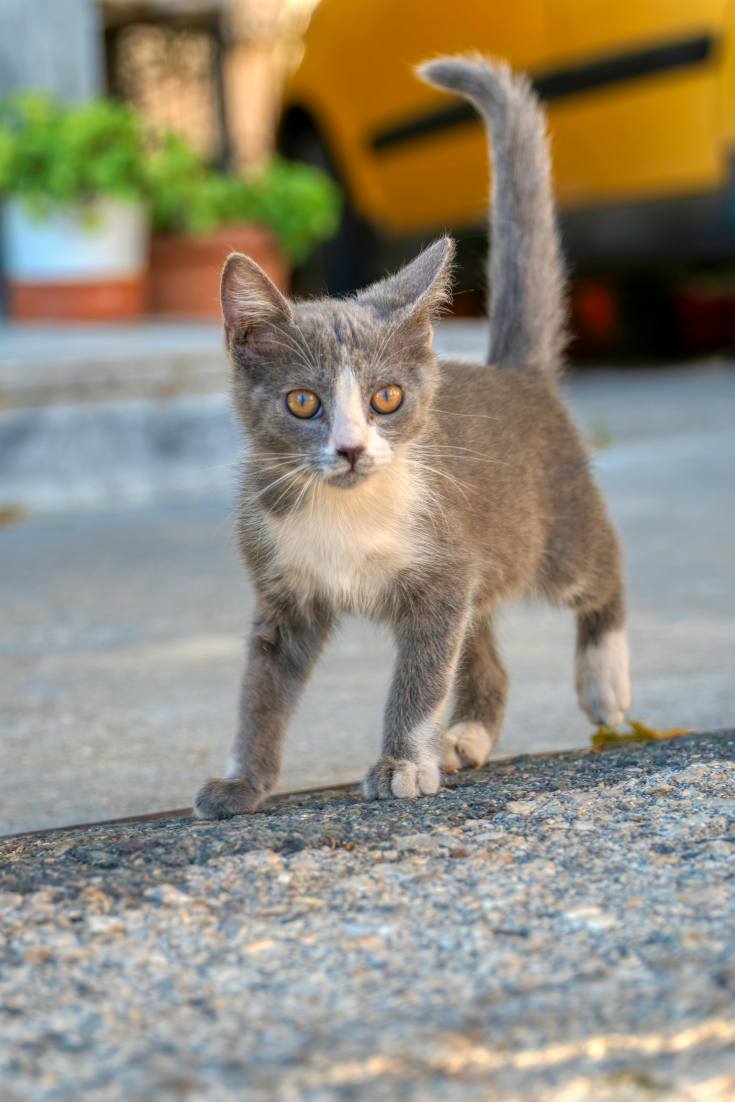
#> input picture Class_Codes/Lab14_14_FEB_CV_MAMSADAF_MAMSAMRISH/pexels-alexravvas-26611787.jpg, 3671 x 5506 px (shown at 1/5 size)
$ jupyter execute bit_plan2.ipynb
#> lines starting #> are read from the running program, lines starting #| are printed output that depends on the picture; after the words box and inside, x2 and y2 are one past the last pixel; in counts of white or black regions, pixels touching at a corner belong together
### Importing all Required Libraries

[cell 1]
import numpy as np
import matplotlib.pyplot as plt
import pandas as pd
import cv2

### Reading the Image

[cell 2]
# Reading a picture in grascale

image = cv2.imread('pexels-alexravvas-26611787.jpg', cv2.IMREAD_GRAYSCALE)
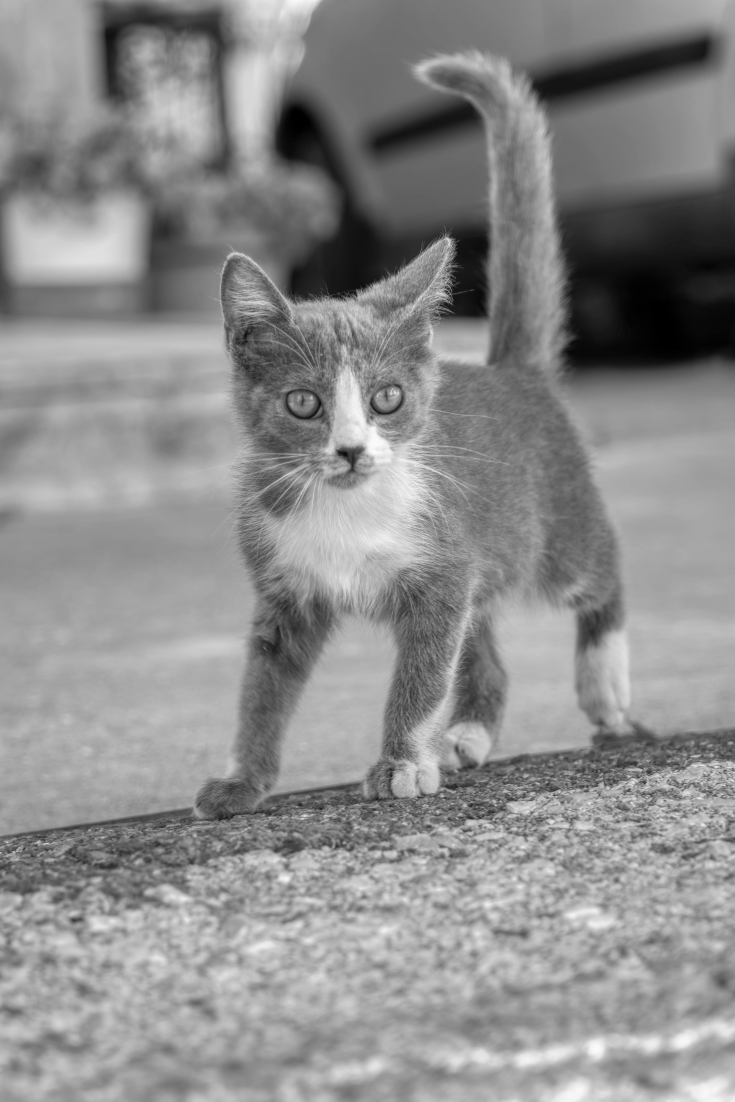
#> image: shape (5506, 3671) (shown at 1/5 size); min 0, max 255, mean 139.5
image2 = cv2.imread('pexels-alexravvas-26611787.jpg')
#> image2 is the input picture: shape (5506, 3671, 3); mean B, G, R 123.1, 139.5, 145.7
cv2.imshow('original', image)
cv2.waitKey(0)
cv2.destroyAllWindows()

### Displaying the Image Using Matplotlib

[cell 3]
plt.figure(figsize = (10,10))
plt.imshow(cv2.cvtColor(image, cv2.COLOR_BGR2RGB))
plt.title('Original Image')
plt.show()

### Printing Shape of the Image

[cell 4]
print(f" Shape of the Image:: {image.shape}")
#|  Shape of the Image:: (5506, 3671)
print(f" Type of the Image:: {type(image)}")
#|  Type of the Image:: <class 'numpy.ndarray'>

### Resizing the Image & Reshaping the Image

[cell 5]
image1 = image.copy()
image3 = cv2.resize(image1,(500,500))
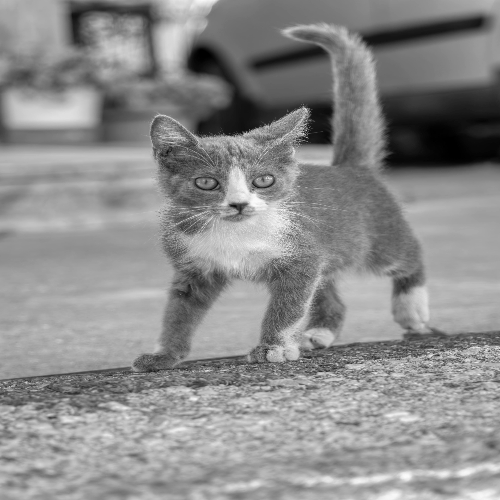
#> image3: shape (500, 500); min 0, max 251, mean 139.4
plt.figure(figsize = (10,10))
plt.imshow(cv2.cvtColor(image2, cv2.COLOR_BGR2RGB))
plt.title('Image 2')
plt.show()

[cell 6]
thresh , image4 = cv2.threshold(image3 , 150 , 255 , cv2.THRESH_BINARY)
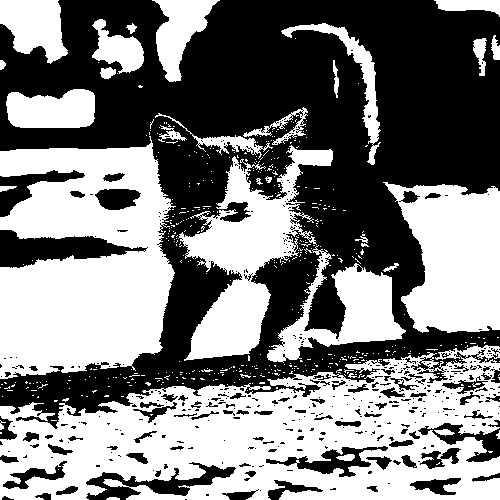
#> image4: shape (500, 500); 49.6% white; 486 white regions (452 under 20 px), largest, box (x1, y1, x2, y2) and area: (0, 345, 500, 500) 45742, (0, 136, 176, 379) 30668, (383, 182, 500, 333) 12502
plt.figure(figsize = (15,10))
plt.subplot(121)
plt.imshow(image3 , cmap = 'gray')
plt.title("Original Image")
plt.subplot(122)
plt.imshow(image4 , cmap = 'gray')
plt.title(" Thresholded Image")
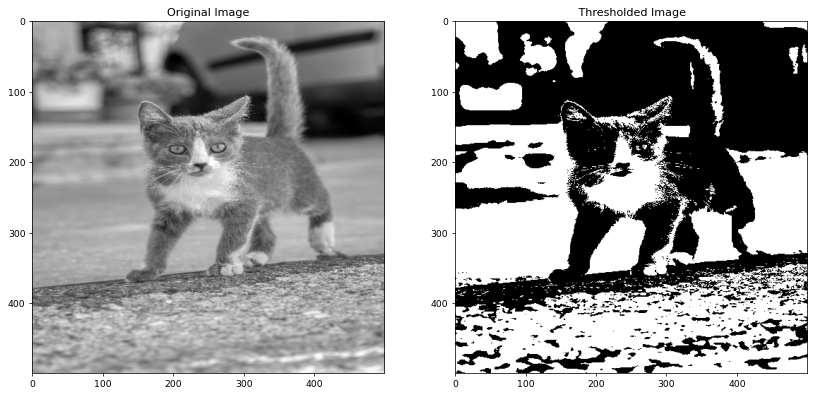
#> figure drawn by matplotlib, 2 panels

[cell 7]
thresh1 , threshimg1 = cv2.threshold(image3 , 127 , 255 , cv2.THRESH_BINARY)
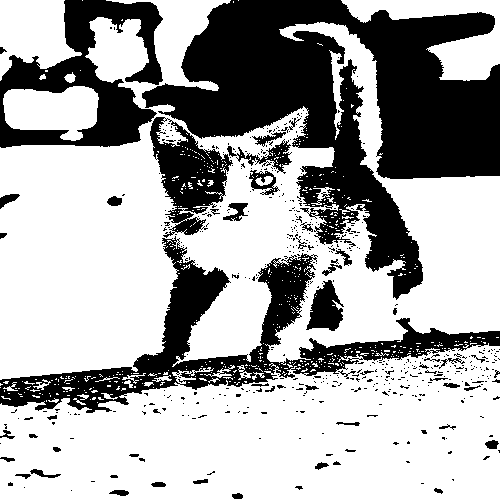
#> threshimg1: shape (500, 500); 65.8% white; 508 black regions (452 under 20 px), largest, box (x1, y1, x2, y2) and area: (142, 0, 500, 300) 46639, (0, 236, 500, 413) 17490, (0, 0, 163, 148) 10459
thresh2 , threshimg2 = cv2.threshold(image3 , 127 , 255 , cv2.THRESH_BINARY_INV)
thresh3 , threshimg3 = cv2.threshold(image3 , 127 , 255 , cv2.THRESH_TRUNC)
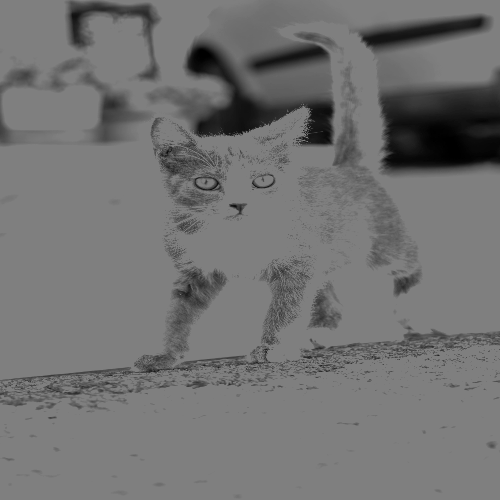
#> threshimg3: shape (500, 500); min 0, max 127, mean 113.9
thresh4 , threshimg4 = cv2.threshold(image3 , 127 , 255 , cv2.THRESH_TOZERO)
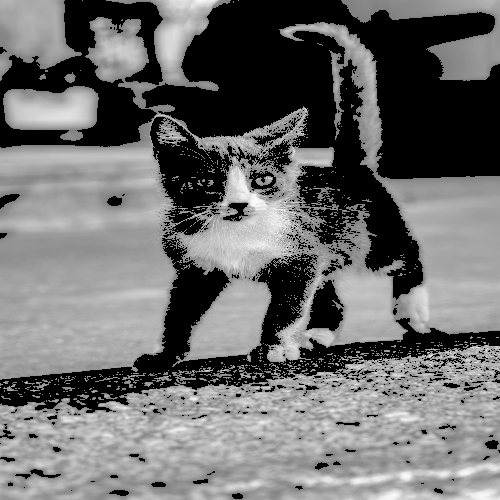
#> threshimg4: shape (500, 500); min 0, max 251, mean 109.1
thresh5 , threshimg5 = cv2.threshold(image3 , 127 , 255 , cv2.THRESH_TOZERO_INV)
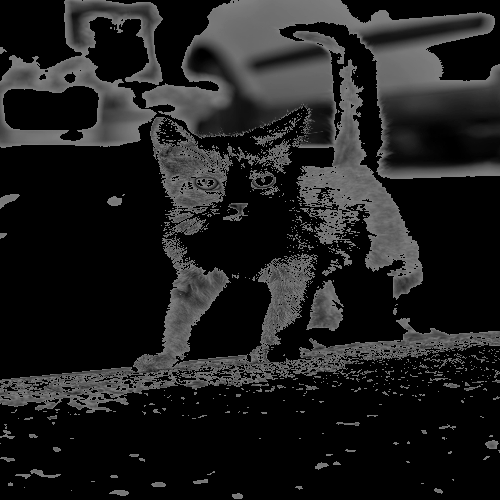
#> threshimg5: shape (500, 500); min 0, max 127, mean 30.3

# (Thresh Binary)=> Pixels greater than 127 converted to 255
# (Thresh Binary)=> Pixesls less than 127 converted to 0
# (Thresh Binary INV) => Pixels greater than 127 converted to 0
#

[cell 8]
titles = ['Original' , 'Binary' , 'Thresh_BINARY_INV' , 'THRESH_TRUNC' , 'THRESH_TOZERO' , 'THRESH_TROZERO_INV']
images = [image3 , threshimg1 , threshimg2 , threshimg3 , threshimg4, threshimg5]
for i in range(6):
    plt.subplot(2,3,i+1)
    plt.imshow(images[i] , cmap = 'gray', vmin = 0 , vmax = 255)
    plt.title(titles[i])
    plt.xticks([]),plt.yticks([])

plt.show()

[cell 9]
image5 = cv2.imread('pexels-alexravvas-26611787.jpg',cv2.IMREAD_GRAYSCALE)
# image5 = cv2.cvtColor(image5 , cv2.COLOR_BGR2RGB)
mask33 = np.ones((3,3) , dtype = np.float32) / (3*3)
mask55 = np.ones((5,5) , dtype = np.float32) / (5*5)
mask99 = np.ones((9,9) , dtype = np.float32) / (9*9)
mask1313 = np.ones((13,13) , dtype = np.float32) / (13*13)
mask1717 = np.ones((17,17) , dtype = np.float32) / (17*17)

[cell 10]
filtered33 = cv2.filter2D(image5 , -1 , mask33)
filtered55 = cv2.filter2D(image5 , -1 , mask55)
filtered99 = cv2.filter2D(image5 , -1 , mask99)
filtered1313 = cv2.filter2D(image5 , -1 , mask1313)
filtered1717 = cv2.filter2D(image5 , -1 , mask1717)

[cell 11]
plt.figure(figsize = (15,10))
plt.subplot(161)
plt.imshow(image5 , cmap = 'gray')
plt.title("Original Image")
plt.subplot(162)
plt.imshow(filtered33 , cmap = 'gray')
plt.title(" 3x3 Filtered Image")
plt.subplot(163)
plt.imshow(filtered55 , cmap = 'gray')
plt.title(" 5x5 Filtered Image")
plt.subplot(164)
plt.imshow(filtered99 , cmap = 'gray')
plt.title(" 9x9 Filtered Image")
plt.subplot(165)
plt.imshow(filtered1313 , cmap = 'gray')
plt.title(" 13x13 Filtered Image")
plt.subplot(166)
plt.imshow(filtered1717 , cmap = 'gray')
plt.title(" 17x17 Filtered Image")
plt.tight_layout()
plt.show()
